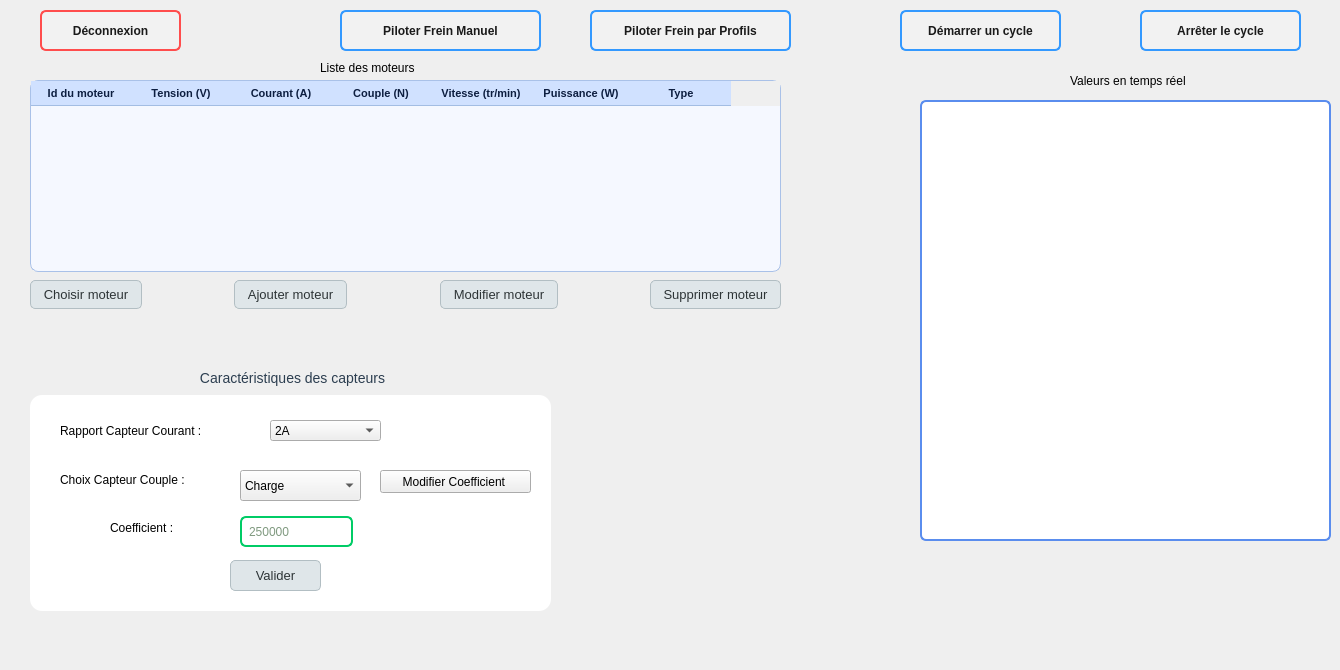
     <widget class="QWidget" name="tab_5">
      <attribute name="title">
       <string>Lancement des essais</string>
      </attribute>
      <widget class="QTableWidget" name="tE_listeMoteur">
       <property name="geometry">
        <rect>
         <x>30</x>
         <y>80</y>
         <width>751</width>
         <height>192</height>
        </rect>
       </property>
       <property name="styleSheet">
        <string notr="true">QTableWidget {
    background-color: #f5f8ff;
    border: 1px solid #a9c1e8;
    border-radius: 8px;
    gridline-color: #c9d7ec;
    font-size: 11px;
    color: #0d1e40; /* Texte en bleu foncé */
    selection-background-color: #b3d1ff;
    selection-color: #000000;
}

QHeaderView::section {
    background-color: #d0e1ff;
    color: #0d1e40; /* Bleu foncé pour les titres */
    padding: 3px 6px;
    border: none;
    border-bottom: 1px solid #a3bde3;
    font-weight: bold;
    font-size: 11px;
}

QTableWidget::item {
    padding: 3px 5px;
    border: none;
}

QTableWidget::item:selected {
    background-color: #b3d1ff;
    color: #000000;
}

QTableCornerButton::section {
    background-color: #d0e1ff;
    border: none;
}
</string>
       </property>
       <column>
        <property name="text">
         <string>Id du moteur</string>
        </property>
       </column>
       <column>
        <property name="text">
         <string>Tension (V)</string>
        </property>
       </column>
       <column>
        <property name="text">
         <string>Courant (A)</string>
        </property>
       </column>
       <column>
        <property name="text">
         <string>Couple (N)</string>
        </property>
       </column>
       <column>
        <property name="text">
         <string>Vitesse (tr/min)</string>
        </property>
       </column>
       <column>
        <property name="text">
         <string>Puissance (W)</string>
        </property>
       </column>
       <column>
        <property name="text">
         <string>Type</string>
        </property>
       </column>
      </widget>
      <widget class="QTextEdit" name="tE_valeur_temps_reel">
       <property name="geometry">
        <rect>
         <x>920</x>
         <y>100</y>
         <width>411</width>
         <height>441</height>
        </rect>
       </property>
       <property name="styleSheet">
        <string notr="true">QTextEdit {
    background-color: white; /* fond blanc */
    color: #2a2d34;
    border: 2px solid #5a8dee;
    border-radius: 6px;
    padding: 6px;
}

QTextEdit:hover {
    border-color: #7faaff;
    /* pas de changement de fond au hover */
}

QTextEdit:focus {
    border-color: #a3baff;
    /* pas de changement de fond au focus */
}
</string>
       </property>
      </widget>
      <widget class="QLabel" name="label_6">
       <property name="geometry">
        <rect>
         <x>1070</x>
         <y>70</y>
         <width>221</width>
         <height>21</height>
        </rect>
       </property>
       <property name="text">
        <string>Valeurs en temps réel</string>
       </property>
      </widget>
      <widget class="QLabel" name="label_7">
       <property name="geometry">
        <rect>
         <x>320</x>
         <y>60</y>
         <width>211</width>
         <height>16</height>
        </rect>
       </property>
       <property name="text">
        <string>Liste des moteurs</string>
       </property>
      </widget>
      <widget class="QPushButton" name="pb_demarrer_cycle">
       <property name="geometry">
        <rect>
         <x>900</x>
         <y>10</y>
         <width>161</width>
         <height>41</height>
        </rect>
       </property>
       <property name="styleSheet">
        <string notr="true">QPushButton {
    background-color: #f2f2f2;
    color: #1a1a1a;
    border: 2px solid #3399ff;
    border-radius: 6px;
    padding: 6px;
    font-weight: bold;
}

QPushButton:hover {
    background-color: #e6f2ff;
    border-color: #1a8cff;
    color: #000000;
}
</string>
       </property>
       <property name="text">
        <string>Démarrer un cycle</string>
       </property>
      </widget>
      <widget class="QPushButton" name="pb_piloter_frein_manuel">
       <property name="geometry">
        <rect>
         <x>340</x>
         <y>10</y>
         <width>201</width>
         <height>41</height>
        </rect>
       </property>
       <property name="styleSheet">
        <string notr="true">QPushButton {
    background-color: #f2f2f2;
    color: #1a1a1a;
    border: 2px solid #3399ff;
    border-radius: 6px;
    padding: 6px;
    font-weight: bold;
}

QPushButton:hover {
    background-color: #e6f2ff;
    border-color: #1a8cff;
    color: #000000;
}

</string>
       </property>
       <property name="text">
        <string>Piloter Frein Manuel</string>
       </property>
      </widget>
      <widget class="QPushButton" name="pb_piloter_frein_profil">
       <property name="geometry">
        <rect>
         <x>590</x>
         <y>10</y>
         <width>201</width>
         <height>41</height>
        </rect>
       </property>
       <property name="styleSheet">
        <string notr="true">QPushButton {
    background-color: #f2f2f2;
    color: #1a1a1a;
    border: 2px solid #3399ff;
    border-radius: 6px;
    padding: 6px;
    font-weight: bold;
}

QPushButton:hover {
    background-color: #e6f2ff;
    border-color: #1a8cff;
    color: #000000;
}
</string>
       </property>
       <property name="text">
        <string>Piloter Frein par Profils</string>
       </property>
      </widget>
      <widget class="QPushButton" name="pb_arreter_cycle">
       <property name="geometry">
        <rect>
         <x>1140</x>
         <y>10</y>
         <width>161</width>
         <height>41</height>
        </rect>
       </property>
       <property name="styleSheet">
        <string notr="true">QPushButton {
    background-color: #f2f2f2;
    color: #1a1a1a;
    border: 2px solid #3399ff;
    border-radius: 6px;
    padding: 6px;
    font-weight: bold;
}

QPushButton:hover {
    background-color: #e6f2ff;
    border-color: #1a8cff;
    color: #000000;
}
</string>
       </property>
       <property name="text">
        <string>Arrêter le cycle</string>
       </property>
      </widget>
      <widget class="QLabel" name="l_choix_moteur">
       <property name="geometry">
        <rect>
         <x>300</x>
         <y>320</y>
         <width>271</width>
         <height>31</height>
        </rect>
       </property>
       <property name="text">
        <string/>
       </property>
      </widget>
      <widget class="QPushButton" name="pb_deconnecter_2">
       <property name="geometry">
        <rect>
         <x>40</x>
         <y>10</y>
         <width>141</width>
         <height>41</height>
        </rect>
       </property>
       <property name="styleSheet">
        <string notr="true">QPushButton {
    background-color: #f2f2f2;   /* Gris très clair */
    color: #1a1a1a;              /* Texte noir doux */
    border: 2px solid #ff4d4d;
    border-radius: 6px;
    padding: 6px;
    font-weight: bold;
}

QPushButton:hover {
    background-color: #ffe6e6;
    border-color: #ff1a1a;
    color: #000000;              /* Texte noir foncé au survol */
}
</string>
       </property>
       <property name="text">
        <string>Déconnexion</string>
       </property>
      </widget>
      <widget class="QLabel" name="l_choix_capteur">
       <property name="geometry">
        <rect>
         <x>40</x>
         <y>630</y>
         <width>271</width>
         <height>31</height>
        </rect>
       </property>
       <property name="text">
        <string/>
       </property>
      </widget>
      <widget class="QGroupBox" name="groupBox_4">
       <property name="geometry">
        <rect>
         <x>30</x>
         <y>370</y>
         <width>521</width>
         <height>241</height>
        </rect>
       </property>
       <property name="styleSheet">
        <string notr="true">QGroupBox {
    border: 2px solid qlineargradient(
        spread:pad, x1:0, y1:0, x2:1, y2:0,
        stop:0 #6dd5fa, stop:1 #2980b9
    );
    border-radius: 12px;
    margin-top: 25px;
    background-color: #ffffff;
    color: #1a1a1a;
    padding: 15px;
    font-family: &quot;Segoe UI&quot;, sans-serif;
    font-size: 14px;
}

QGroupBox::title {
    subcontrol-origin: margin;
    subcontrol-position: top center;
    background-color: transparent;
    color: #2c3e50;  /* Bleu-gris foncé, élégant et lisible */
    font-size: 16px;
    font-weight: bold;
    padding: 0 10px;
    text-transform: uppercase;
    letter-spacing: 1px;
}
</string>
       </property>
       <property name="title">
        <string>Caractéristiques des capteurs</string>
       </property>
       <widget class="QLabel" name="label_8">
        <property name="geometry">
         <rect>
          <x>30</x>
          <y>50</y>
          <width>201</width>
          <height>21</height>
         </rect>
        </property>
        <property name="text">
         <string>Rapport Capteur Courant : </string>
        </property>
       </widget>
       <widget class="QPushButton" name="pb_valider_capteur">
        <property name="geometry">
         <rect>
          <x>200</x>
          <y>190</y>
          <width>91</width>
          <height>31</height>
         </rect>
        </property>
        <property name="styleSheet">
         <string notr="true">QPushButton {
    background-color: #dfe6e9;
    border: 1px solid #b2bec3;
    border-radius: 5px;
    color: #2d3436;
    padding: 6px 12px;
    font: 13px;
}

QPushButton:hover {
    background-color: #b2bec3;
}

QPushButton:pressed {
    background-color: #636e72;
    color: #ffffff;
}</string>
        </property>
        <property name="text">
         <string>Valider</string>
        </property>
       </widget>
       <widget class="QComboBox" name="cB_capteurCourant">
        <property name="geometry">
         <rect>
          <x>240</x>
          <y>50</y>
          <width>111</width>
          <height>21</height>
         </rect>
        </property>
        <item>
         <property name="text">
          <string>2A</string>
         </property>
        </item>
        <item>
         <property name="text">
          <string>20A</string>
         </property>
        </item>
       </widget>
       <widget class="QLineEdit" name="lE_coeffCouple">
        <property name="geometry">
         <rect>
          <x>210</x>
          <y>146</y>
          <width>113</width>
          <height>31</height>
         </rect>
        </property>
        <property name="styleSheet">
         <string notr="true">QLineEdit {
    background-color: #ffffff;       /* Fond blanc */
    border: 2px solid #00cc66;       /* Vert néon */
    border-radius: 6px;
    padding: 5px;
    color: #003300;                  /* Texte vert foncé */
    selection-background-color: #99ffcc;
}

QLineEdit:focus {
    border: 2px solid #00e673;       /* Vert plus intense au focus */
}
</string>
        </property>
        <property name="placeholderText">
         <string>250000</string>
        </property>
       </widget>
       <widget class="QLabel" name="label_9">
        <property name="geometry">
         <rect>
          <x>80</x>
          <y>150</y>
          <width>131</width>
          <height>16</height>
         </rect>
        </property>
        <property name="text">
         <string>Coefficient :</string>
        </property>
       </widget>
       <widget class="QComboBox" name="cB_choixCouple">
        <property name="geometry">
         <rect>
          <x>210</x>
          <y>100</y>
          <width>121</width>
          <height>31</height>
         </rect>
        </property>
        <item>
         <property name="text">
          <string>Charge</string>
         </property>
        </item>
        <item>
         <property name="text">
          <string>Moteur</string>
         </property>
        </item>
       </widget>
       <widget class="QLabel" name="label_10">
        <property name="geometry">
         <rect>
          <x>30</x>
          <y>100</y>
          <width>151</width>
          <height>20</height>
         </rect>
        </property>
        <property name="text">
         <string>Choix Capteur Couple : </string>
        </property>
       </widget>
       <widget class="QPushButton" name="pb_modifierCoefficient">
        <property name="geometry">
         <rect>
          <x>350</x>
          <y>100</y>
          <width>151</width>
          <height>23</height>
         </rect>
        </property>
        <property name="text">
         <string>Modifier Coefficient </string>
        </property>
       </widget>
      </widget>
      <widget class="QWidget" name="horizontalLayoutWidget">
       <property name="geometry">
        <rect>
         <x>30</x>
         <y>280</y>
         <width>751</width>
         <height>41</height>
        </rect>
       </property>
       <layout class="QHBoxLayout" name="horizontalLayout_2" stretch="1,1,1,1,1,1,1">
        <property name="sizeConstraint">
         <enum>QLayout::SetMinAndMaxSize</enum>
        </property>
        <item>
         <widget class="QPushButton" name="pb_choix_moteur">
          <property name="sizePolicy">
           <sizepolicy hsizetype="Minimum" vsizetype="Fixed">
            <horstretch>0</horstretch>
            <verstretch>0</verstretch>
           </sizepolicy>
          </property>
          <property name="styleSheet">
           <string notr="true">QPushButton {
    background-color: #dfe6e9;
    border: 1px solid #b2bec3;
    border-radius: 5px;
    color: #2d3436;
    padding: 6px 12px;
    font: 13px;
}

QPushButton:hover {
    background-color: #b2bec3;
}

QPushButton:pressed {
    background-color: #636e72;
    color: #ffffff;
}</string>
          </property>
          <property name="text">
           <string>Choisir moteur</string>
          </property>
         </widget>
        </item>
        <item>
         <spacer name="horizontalSpacer_4">
          <property name="orientation">
           <enum>Qt::Horizontal</enum>
          </property>
          <property name="sizeHint" stdset="0">
           <size>
            <width>40</width>
            <height>20</height>
           </size>
          </property>
         </spacer>
        </item>
        <item>
         <widget class="QPushButton" name="pb_ajouter_moteur">
          <property name="sizePolicy">
           <sizepolicy hsizetype="Minimum" vsizetype="Fixed">
            <horstretch>0</horstretch>
            <verstretch>0</verstretch>
           </sizepolicy>
          </property>
          <property name="styleSheet">
           <string notr="true">QPushButton {
    background-color: #dfe6e9;
    border: 1px solid #b2bec3;
    border-radius: 5px;
    color: #2d3436;
    padding: 6px 12px;
    font: 13px;
}

QPushButton:hover {
    background-color: #b2bec3;
}

QPushButton:pressed {
    background-color: #636e72;
    color: #ffffff;
}</string>
          </property>
          <property name="text">
           <string>Ajouter moteur</string>
          </property>
         </widget>
        </item>
        <item>
         <spacer name="horizontalSpacer_5">
          <property name="orientation">
           <enum>Qt::Horizontal</enum>
          </property>
          <property name="sizeHint" stdset="0">
           <size>
            <width>40</width>
            <height>20</height>
           </size>
          </property>
         </spacer>
        </item>
        <item>
         <widget class="QPushButton" name="pb_modifier_moteur">
          <property name="sizePolicy">
           <sizepolicy hsizetype="Minimum" vsizetype="Fixed">
            <horstretch>0</horstretch>
            <verstretch>0</verstretch>
           </sizepolicy>
          </property>
          <property name="styleSheet">
           <string notr="true">QPushButton {
    background-color: #dfe6e9;
    border: 1px solid #b2bec3;
    border-radius: 5px;
    color: #2d3436;
    padding: 6px 12px;
    font: 13px;
}

QPushButton:hover {
    background-color: #b2bec3;
}

QPushButton:pressed {
    background-color: #636e72;
    color: #ffffff;
}</string>
          </property>
          <property name="text">
           <string>Modifier moteur</string>
          </property>
         </widget>
        </item>
        <item>
         <spacer name="horizontalSpacer_6">
          <property name="orientation">
           <enum>Qt::Horizontal</enum>
          </property>
          <property name="sizeHint" stdset="0">
           <size>
            <width>40</width>
            <height>20</height>
           </size>
          </property>
         </spacer>
        </item>
        <item>
         <widget class="QPushButton" name="pb_supprimer_moteur">
          <property name="sizePolicy">
           <sizepolicy hsizetype="Minimum" vsizetype="Fixed">
            <horstretch>0</horstretch>
            <verstretch>0</verstretch>
           </sizepolicy>
          </property>
          <property name="styleSheet">
           <string notr="true">QPushButton {
    background-color: #dfe6e9;
    border: 1px solid #b2bec3;
    border-radius: 5px;
    color: #2d3436;
    padding: 6px 12px;
    font: 13px;
}

QPushButton:hover {
    background-color: #b2bec3;
}

QPushButton:pressed {
    background-color: #636e72;
    color: #ffffff;
}</string>
          </property>
          <property name="text">
           <string>Supprimer moteur</string>
          </property>
         </widget>
        </item>
       </layout>
      </widget>
      <widget class="QWidget" name="w_graphique_temps_reel" native="true">
       <property name="geometry">
        <rect>
         <x>560</x>
         <y>340</y>
         <width>351</width>
         <height>261</height>
        </rect>
       </property>
      </widget>
     </widget>
